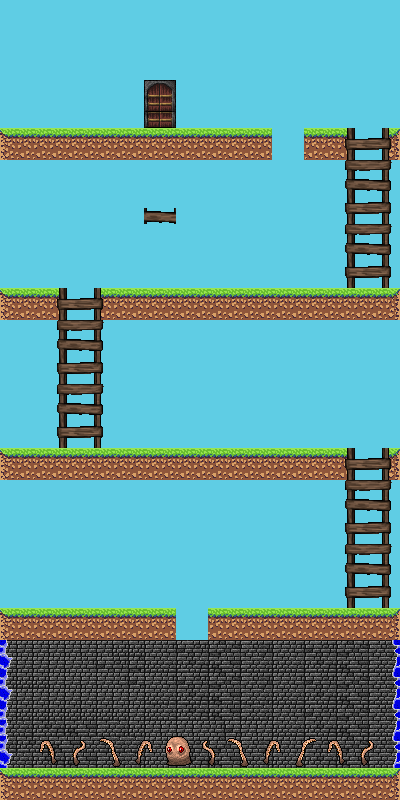

Rendered tile map (Tiled .tmx) drawn with the repository's tilesets; below, a short description and the map source with its tile grids summarised:
An orthogonal 25x50 tile map with 16x16 px tiles, 8 tile layers (pit, deco, portals, pitfalls, ...), 3 tilesets and 17 objects.

<map version="1.0" tiledversion="1.0.1" orientation="orthogonal" renderorder="right-down" width="25" height="50" tilewidth="16" tileheight="16" nextobjectid="123">
 <tileset firstgid="1" source="def.tsx" />
 <tileset firstgid="145" source="dungeon.tsx" />
 <tileset firstgid="12433" source="ladder.tsx" />
 <layer name="pit" width="25" height="50">
  <data>[1250 cells, 1250 non-empty, 21 distinct tile ids]</data>
 </layer>
 <layer name="deco" width="25" height="50">
  <data>[1250 cells, 46 non-empty, 30 distinct tile ids]</data>
 </layer>
 <layer name="portals" width="25" height="50">
  <data>[1250 cells, 16 non-empty, 4 distinct tile ids]</data>
 </layer>
 <layer name="pitfalls" width="25" height="50">
  <data>[1250 cells, 0 non-empty, 0 distinct tile ids]</data>
 </layer>
 <layer name="plank" width="25" height="50">
  <data>[1250 cells, 2 non-empty, 2 distinct tile ids]</data>
 </layer>
 <layer name="floors" width="25" height="50">
  <data>[1250 cells, 230 non-empty, 6 distinct tile ids]</data>
 </layer>
 <layer name="door" width="25" height="50">
  <data>[1250 cells, 6 non-empty, 4 distinct tile ids]</data>
 </layer>
 <layer name="ladders" width="25" height="50">
  <data>[1250 cells, 120 non-empty, 16 distinct tile ids]</data>
 </layer>
 <objectgroup name="portals">
  <object id="118" x="384" y="640" width="16" height="128" />
  <object id="119" x="0" y="640" width="16" height="128" />
 </objectgroup>
 <objectgroup name="plank">
  <object id="117" x="144" y="208" width="32" height="16" />
 </objectgroup>
 <objectgroup name="floors">
  <object id="78" x="0" y="128" width="272" height="32" />
  <object id="79" x="304" y="128" width="48" height="32" />
  <object id="80" x="384" y="128" width="16" height="32" />
  <object id="82" x="0" y="288" width="64" height="32" />
  <object id="87" x="96" y="288" width="304" height="32" />
  <object id="88" x="0" y="448" width="352" height="32" />
  <object id="90" x="0" y="608" width="176" height="32" />
  <object id="96" x="208" y="608" width="192" height="32" />
  <object id="98" x="0" y="768" width="400" height="32" />
  <object id="99" x="384" y="448" width="16" height="32" />
 </objectgroup>
 <objectgroup name="door">
  <object id="114" x="144" y="80" width="32" height="48" />
 </objectgroup>
 <objectgroup name="ladders">
  <object id="108" x="352" y="128" width="32" height="160" />
  <object id="110" x="64" y="288" width="32" height="160" />
  <object id="111" x="352" y="448" width="32" height="160" />
 </objectgroup>
</map>
